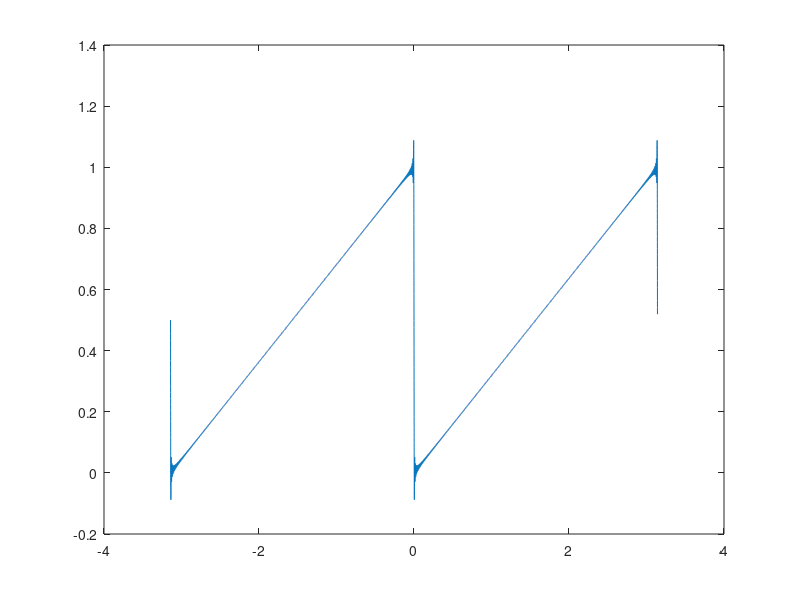

Here is the MATLAB script that generated this plot:
 a=1/2;
        % an=1/pi*(pi*sen(pi*n)/n);
        x=0;
        y=0;
        b=0;
        n=700;
        f=1;
        for n=1:1:n

           t=-pi:0.0001:pi;
           an = ((sin(pi*n))/(n))*(cos((n*f*pi)/pi)*t);
           bn = (((-cos(pi*n))-1)/(pi*n))*(sin((n*f*pi*t)/pi));
           x=an+bn;
           b=b+x;
        end
        y=a+(b);
plot(t,y);